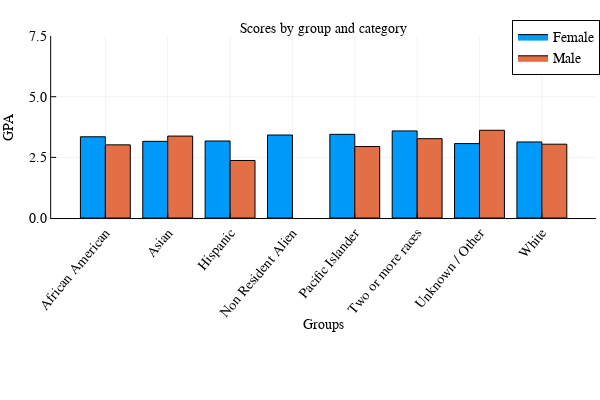

Notebook cell for this chart:
### Code cell
AA=a[13]
BB = AA[completecases(AA), :]

println("Distribution plot for:")
show(a[13][1][1])
groupedbar(BB.IPEDSEthnicity, BB.GPADegree, group = BB.Gender, xlabel = "Groups", ylabel = "GPA",
        title = "Scores by group and category",xrotation=50) 
ylims!((0,7.5))

### Figure 1 — Plotly figure (JSON) as saved in the notebook; plotly's stock layout.template omitted (floating-point values rounded to 4 significant figures)
{"data": [{"fill": "tozeroy", "fillcolor": "rgba(0, 154, 250, 1.000)", "hoverinfo": "none", "legendgroup": "Female", "line": {"color": "rgba(0, 0, 0, 1.000)", "dash": "solid", "width": 1}, "mode": "lines", "name": "Female", "showlegend": true, "type": "scatter", "x": [0.1, 0.1, 0.5, 0.5, 0.1, 0.1], "xaxis": "x1", "y": [3.348, 0, 0, 3.348, 3.348, 3.348], "yaxis": "y1"}, {"fill": "tozeroy", "fillcolor": "rgba(0, 154, 250, 1.000)", "hoverinfo": "none", "legendgroup": "Female", "line": {"color": "rgba(0, 0, 0, 1.000)", "dash": "solid", "width": 1}, "mode": "lines", "name": "Female", "showlegend": false, "type": "scatter", "x": [1.1, 1.1, 1.5, 1.5, 1.1, 1.1], "xaxis": "x1", "y": [3.16, 0, 0, 3.16, 3.16, 3.16], "yaxis": "y1"}, {"fill": "tozeroy", "fillcolor": "rgba(0, 154, 250, 1.000)", "hoverinfo": "none", "legendgroup": "Female", "line": {"color": "rgba(0, 0, 0, 1.000)", "dash": "solid", "width": 1}, "mode": "lines", "name": "Female", "showlegend": false, "type": "scatter", "x": [2.1, 2.1, 2.5, 2.5, 2.1, 2.1], "xaxis": "x1", "y": [3.175, 0, 0, 3.175, 3.175, 3.175], "yaxis": "y1"}, {"fill": "tozeroy", "fillcolor": "rgba(0, 154, 250, 1.000)", "hoverinfo": "none", "legendgroup": "Female", "line": {"color": "rgba(0, 0, 0, 1.000)", "dash": "solid", "width": 1}, "mode": "lines", "name": "Female", "showlegend": false, "type": "scatter", "x": [3.1, 3.1, 3.5, 3.5, 3.1, 3.1], "xaxis": "x1", "y": [3.421, 0, 0, 3.421, 3.421, 3.421], "yaxis": "y1"}, {"fill": "tozeroy", "fillcolor": "rgba(0, 154, 250, 1.000)", "hoverinfo": "none", "legendgroup": "Female", "line": {"color": "rgba(0, 0, 0, 1.000)", "dash": "solid", "width": 1}, "mode": "lines", "name": "Female", "showlegend": false, "type": "scatter", "x": [4.1, 4.1, 4.5, 4.5, 4.1, 4.1], "xaxis": "x1", "y": [3.449, 0, 0, 3.449, 3.449, 3.449], "yaxis": "y1"}, {"fill": "tozeroy", "fillcolor": "rgba(0, 154, 250, 1.000)", "hoverinfo": "none", "legendgroup": "Female", "line": {"color": "rgba(0, 0, 0, 1.000)", "dash": "solid", "width": 1}, "mode": "lines", "name": "Female", "showlegend": false, "type": "scatter", "x": [5.1, 5.1, 5.5, 5.5, 5.1, 5.1], "xaxis": "x1", "y": [3.59, 0, 0, 3.59, 3.59, 3.59], "yaxis": "y1"}, {"fill": "tozeroy", "fillcolor": "rgba(0, 154, 250, 1.000)", "hoverinfo": "none", "legendgroup": "Female", "line": {"color": "rgba(0, 0, 0, 1.000)", "dash": "solid", "width": 1}, "mode": "lines", "name": "Female", "showlegend": false, "type": "scatter", "x": [6.1, 6.1, 6.5, 6.5, 6.1, 6.1], "xaxis": "x1", "y": [3.068, 0, 0, 3.068, 3.068, 3.068], "yaxis": "y1"}, {"fill": "tozeroy", "fillcolor": "rgba(0, 154, 250, 1.000)", "hoverinfo": "none", "legendgroup": "Female", "line": {"color": "rgba(0, 0, 0, 1.000)", "dash": "solid", "width": 1}, "mode": "lines", "name": "Female", "showlegend": false, "type": "scatter", "x": [7.1, 7.1, 7.5, 7.5, 7.1, 7.1], "xaxis": "x1", "y": [3.135, 0, 0, 3.135, 3.135, 3.135], "yaxis": "y1"}, {"fill": "tozeroy", "fillcolor": "rgba(227, 111, 71, 1.000)", "hoverinfo": "none", "legendgroup": "Male", "line": {"color": "rgba(0, 0, 0, 1.000)", "dash": "solid", "width": 1}, "mode": "lines", "name": "Male", "showlegend": true, "type": "scatter", "x": [0.5, 0.5, 0.9, 0.9, 0.5, 0.5], "xaxis": "x1", "y": [3.016, 0, 0, 3.016, 3.016, 3.016], "yaxis": "y1"}, {"fill": "tozeroy", "fillcolor": "rgba(227, 111, 71, 1.000)", "hoverinfo": "none", "legendgroup": "Male", "line": {"color": "rgba(0, 0, 0, 1.000)", "dash": "solid", "width": 1}, "mode": "lines", "name": "Male", "showlegend": false, "type": "scatter", "x": [1.5, 1.5, 1.9, 1.9, 1.5, 1.5], "xaxis": "x1", "y": [3.377, 0, 0, 3.377, 3.377, 3.377], "yaxis": "y1"}, {"fill": "tozeroy", "fillcolor": "rgba(227, 111, 71, 1.000)", "hoverinfo": "none", "legendgroup": "Male", "line": {"color": "rgba(0, 0, 0, 1.000)", "dash": "solid", "width": 1}, "mode": "lines", "name": "Male", "showlegend": false, "type": "scatter", "x": [2.5, 2.5, 2.9, 2.9, 2.5, 2.5], "xaxis": "x1", "y": [2.372, 0, 0, 2.372, 2.372, 2.372], "yaxis": "y1"}, {"fill": "tozeroy", "fillcolor": "rgba(227, 111, 71, 1.000)", "hoverinfo": "none", "legendgroup": "Male", "line": {"color": "rgba(0, 0, 0, 1.000)", "dash": "solid", "width": 1}, "mode": "lines", "name": "Male", "showlegend": false, "type": "scatter", "x": [4.5, 4.5, 4.9, 4.9, 4.5, 4.5], "xaxis": "x1", "y": [2.947, 0, 0, 2.947, 2.947, 2.947], "yaxis": "y1"}, {"fill": "tozeroy", "fillcolor": "rgba(227, 111, 71, 1.000)", "hoverinfo": "none", "legendgroup": "Male", "line": {"color": "rgba(0, 0, 0, 1.000)", "dash": "solid", "width": 1}, "mode": "lines", "name": "Male", "showlegend": false, "type": "scatter", "x": [5.5, 5.5, 5.9, 5.9, 5.5, 5.5], "xaxis": "x1", "y": [3.271, 0, 0, 3.271, 3.271, 3.271], "yaxis": "y1"}, {"fill": "tozeroy", "fillcolor": "rgba(227, 111, 71, 1.000)", "hoverinfo": "none", "legendgroup": "Male", "line": {"color": "rgba(0, 0, 0, 1.000)", "dash": "solid", "width": 1}, "mode": "lines", "name": "Male", "showlegend": false, "type": "scatter", "x": [6.5, 6.5, 6.9, 6.9, 6.5, 6.5], "xaxis": "x1", "y": [3.617, 0, 0, 3.617, 3.617, 3.617], "yaxis": "y1"}, {"fill": "tozeroy", "fillcolor": "rgba(227, 111, 71, 1.000)", "hoverinfo": "none", "legendgroup": "Male", "line": {"color": "rgba(0, 0, 0, 1.000)", "dash": "solid", "width": 1}, "mode": "lines", "name": "Male", "showlegend": false, "type": "scatter", "x": [7.5, 7.5, 7.9, 7.9, 7.5, 7.5], "xaxis": "x1", "y": [3.043, 0, 0, 3.043, 3.043, 3.043], "yaxis": "y1"}], "layout": {"annotations": [{"font": {"color": "rgba(0, 0, 0, 1.000)", "family": "Aria", "size": 14}, "rotation": 0, "showarrow": false, "text": "Scores by group and category", "x": 0.5394, "xanchor": "center", "xref": "paper", "y": 1, "yanchor": "top", "yref": "paper"}], "height": 400, "legend": {"bgcolor": "rgba(255, 255, 255, 1.000)", "bordercolor": "rgba(0, 0, 0, 1.000)", "borderwidth": 1, "font": {"color": "rgba(0, 0, 0, 1.000)", "family": "Aria", "size": 14}, "tracegroupgap": 0, "traceorder": "normal", "x": 1, "xanchor": "auto", "y": 1, "yanchor": "auto"}, "margin": {"b": 20, "l": 0, "r": 0, "t": 20}, "paper_bgcolor": "rgba(255, 255, 255, 1.000)", "plot_bgcolor": "rgba(255, 255, 255, 1.000)", "showlegend": true, "width": 600, "xaxis": {"anchor": "y1", "domain": [0.08527, 0.9934], "gridcolor": "rgba(0, 0, 0, 0.100)", "gridwidth": 0.5, "linecolor": "rgba(0, 0, 0, 1.000)", "mirror": false, "range": [-0.3693, 8.369], "showgrid": true, "showline": true, "showticklabels": true, "tickangle": -50, "tickcolor": "rgb(0, 0, 0)", "tickfont": {"color": "rgba(0, 0, 0, 1.000)", "family": "Aria", "size": 14}, "tickmode": "array", "ticks": "inside", "ticktext": ["African American", "Asian", "Hispanic", "Non Resident Alien", "Pacific Islander", "Two or more races", "Unknown / Other", "White"], "tickvals": [0.5, 1.5, 2.5, 3.5, 4.5, 5.5, 6.5, 7.5], "title": "Groups", "titlefont": {"color": "rgba(0, 0, 0, 1.000)", "family": "Aria", "size": 14}, "type": "-", "visible": true, "zeroline": false, "zerolinecolor": "rgba(0, 0, 0, 1.000)"}, "yaxis": {"anchor": "x1", "domain": [0.4499, 0.9554], "gridcolor": "rgba(0, 0, 0, 0.100)", "gridwidth": 0.5, "linecolor": "rgba(0, 0, 0, 1.000)", "mirror": false, "range": [0, 7.5], "showgrid": true, "showline": true, "showticklabels": true, "tickangle": 0, "tickcolor": "rgb(0, 0, 0)", "tickfont": {"color": "rgba(0, 0, 0, 1.000)", "family": "Aria", "size": 14}, "tickmode": "array", "ticks": "inside", "ticktext": ["0.0", "2.5", "5.0", "7.5"], "tickvals": [0, 2.5, 5, 7.5], "title": "GPA", "titlefont": {"color": "rgba(0, 0, 0, 1.000)", "family": "Aria", "size": 14}, "type": "-", "visible": true, "zeroline": false, "zerolinecolor": "rgba(0, 0, 0, 1.000)"}}}
